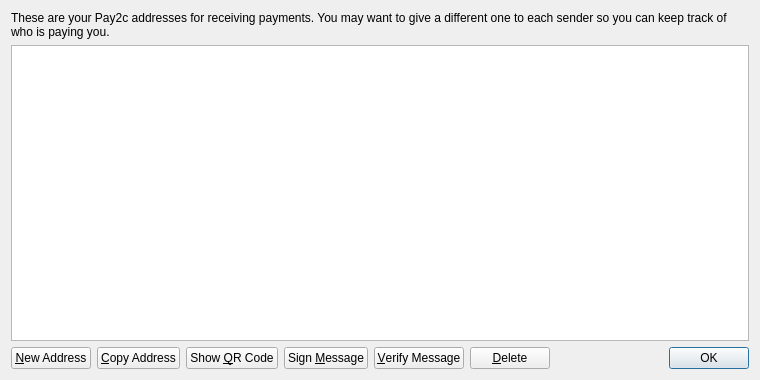
<?xml version="1.0" encoding="UTF-8"?>
<ui version="4.0">
 <class>AddressBookPage</class>
 <widget class="QWidget" name="AddressBookPage">
  <property name="geometry">
   <rect>
    <x>0</x>
    <y>0</y>
    <width>760</width>
    <height>380</height>
   </rect>
  </property>
  <property name="windowTitle">
   <string>Address Book</string>
  </property>
  <layout class="QVBoxLayout" name="verticalLayout">
   <item>
    <widget class="QLabel" name="labelExplanation">
     <property name="text">
      <string>These are your Pay2c addresses for receiving payments. You may want to give a different one to each sender so you can keep track of who is paying you.</string>
     </property>
     <property name="textFormat">
      <enum>Qt::PlainText</enum>
     </property>
     <property name="wordWrap">
      <bool>true</bool>
     </property>
    </widget>
   </item>
   <item>
    <widget class="QTableView" name="tableView">
     <property name="contextMenuPolicy">
      <enum>Qt::CustomContextMenu</enum>
     </property>
     <property name="toolTip">
      <string>Double-click to edit address or label</string>
     </property>
     <property name="tabKeyNavigation">
      <bool>false</bool>
     </property>
     <property name="alternatingRowColors">
      <bool>true</bool>
     </property>
     <property name="selectionMode">
      <enum>QAbstractItemView::SingleSelection</enum>
     </property>
     <property name="selectionBehavior">
      <enum>QAbstractItemView::SelectRows</enum>
     </property>
     <property name="sortingEnabled">
      <bool>true</bool>
     </property>
     <attribute name="verticalHeaderVisible">
      <bool>false</bool>
     </attribute>
    </widget>
   </item>
   <item>
    <layout class="QHBoxLayout" name="horizontalLayout">
     <item>
      <widget class="QPushButton" name="newAddressButton">
       <property name="toolTip">
        <string>Create a new address</string>
       </property>
       <property name="text">
        <string>&amp;New Address</string>
       </property>
       <property name="icon">
        <iconset resource="../bitcoin.qrc">
         <normaloff>:/icons/add</normaloff>:/icons/add</iconset>
       </property>
      </widget>
     </item>
     <item>
      <widget class="QPushButton" name="copyToClipboard">
       <property name="toolTip">
        <string>Copy the currently selected address to the system clipboard</string>
       </property>
       <property name="text">
        <string>&amp;Copy Address</string>
       </property>
       <property name="icon">
        <iconset resource="../bitcoin.qrc">
         <normaloff>:/icons/editcopy</normaloff>:/icons/editcopy</iconset>
       </property>
      </widget>
     </item>
     <item>
      <widget class="QPushButton" name="showQRCode">
       <property name="text">
        <string>Show &amp;QR Code</string>
       </property>
       <property name="icon">
        <iconset resource="../bitcoin.qrc">
         <normaloff>:/icons/qrcode</normaloff>:/icons/qrcode</iconset>
       </property>
      </widget>
     </item>
     <item>
      <widget class="QPushButton" name="signMessage">
       <property name="toolTip">
        <string>Sign a message to prove you own a Pay2c address</string>
       </property>
       <property name="text">
        <string>Sign &amp;Message</string>
       </property>
       <property name="icon">
        <iconset resource="../bitcoin.qrc">
         <normaloff>:/icons/edit</normaloff>:/icons/edit</iconset>
       </property>
      </widget>
     </item>
     <item>
      <widget class="QPushButton" name="verifyMessage">
       <property name="toolTip">
        <string>Verify a message to ensure it was signed with a specified Pay2c address</string>
       </property>
       <property name="text">
        <string>&amp;Verify Message</string>
       </property>
       <property name="icon">
        <iconset resource="../bitcoin.qrc">
         <normaloff>:/icons/transaction_0</normaloff>:/icons/transaction_0</iconset>
       </property>
      </widget>
     </item>
     <item>
      <widget class="QPushButton" name="deleteButton">
       <property name="toolTip">
        <string>Delete the currently selected address from the list</string>
       </property>
       <property name="text">
        <string>&amp;Delete</string>
       </property>
       <property name="icon">
        <iconset resource="../bitcoin.qrc">
         <normaloff>:/icons/remove</normaloff>:/icons/remove</iconset>
       </property>
      </widget>
     </item>
     <item>
      <spacer name="horizontalSpacer">
       <property name="orientation">
        <enum>Qt::Horizontal</enum>
       </property>
       <property name="sizeHint" stdset="0">
        <size>
         <width>40</width>
         <height>20</height>
        </size>
       </property>
      </spacer>
     </item>
     <item>
      <widget class="QDialogButtonBox" name="buttonBox">
       <property name="sizePolicy">
        <sizepolicy hsizetype="Maximum" vsizetype="Fixed">
         <horstretch>0</horstretch>
         <verstretch>0</verstretch>
        </sizepolicy>
       </property>
       <property name="standardButtons">
        <set>QDialogButtonBox::Ok</set>
       </property>
      </widget>
     </item>
    </layout>
   </item>
  </layout>
 </widget>
 <resources>
  <include location="../bitcoin.qrc"/>
 </resources>
 <connections/>
</ui>
